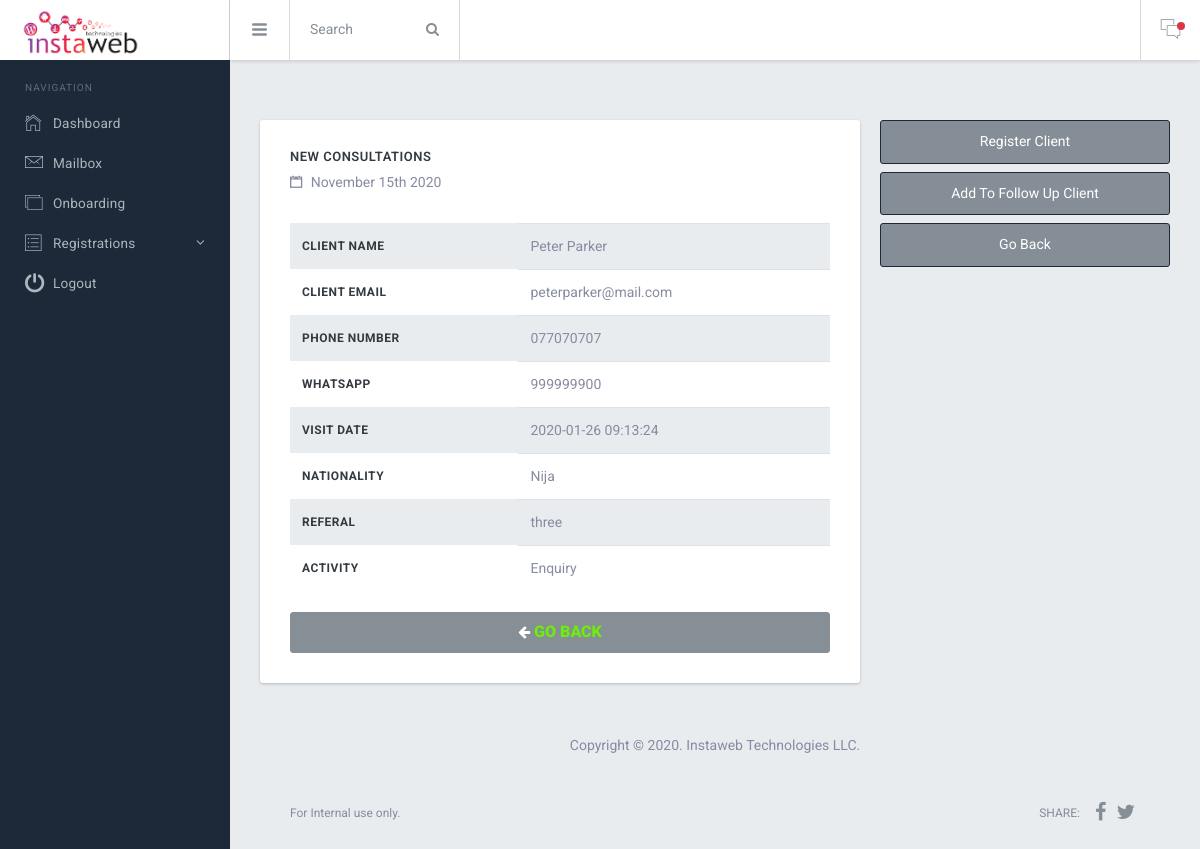
Page /dashboard/app/view-full-details.php?id=3 (signed in) on the committed database.
### tables this page shows
CREATE TABLE `cus_details` (
  `ID` bigint(20) NOT NULL,
  `FirstName` varchar(80) NOT NULL,
  `Surname` varchar(80) NOT NULL,
  `Email` varchar(80) NOT NULL,
  `MobileNumber` varchar(15) NOT NULL,
  `WhatsApp` varchar(15) NOT NULL,
  `Nationality` varchar(50) NOT NULL,
  `VisaReq` varchar(10) NOT NULL,
  `VisaChangeReq` varchar(10) NOT NULL,
  `GlobalVisa` varchar(100) NOT NULL,
  `Notes` longtext NOT NULL,
  `AgentName` varchar(100) NOT NULL,
  `Time` timestamp NOT NULL DEFAULT CURRENT_TIMESTAMP ON UPDATE CURRENT_TIMESTAMP
);

### dashboard/app/view-full-details.php (the view, shortened to what this page needs)
<?php
  include('../DB/connection.php');
?>
<!DOCTYPE html>
<html lang="en">
  <head>
    <link href="../lib/font-awesome/css/font-awesome.css" rel="stylesheet">
    <link href="../lib/Ionicons/css/ionicons.css" rel="stylesheet">
    <link href="../lib/perfect-scrollbar/css/perfect-scrollbar.css" rel="stylesheet">
    <link href="../lib/jquery-switchbutton/jquery.switchButton.css" rel="stylesheet">
    <link rel="stylesheet" href="../css/bracket.css">
  </head>
  <body>
    <div class="br-logo"><a href="">
      <img src="../img/logo.png"
      style="  width: 120px;height: 78px;">
    </div>
    <div class="br-sideleft overflow-y-auto">
      <label class="sidebar-label pd-x-15 mg-t-20">Navigation</label>
      <div class="br-sideleft-menu">
        <a href="index.php" class="br-menu-link">
          <div class="br-menu-item">
            <i class="menu-item-icon icon ion-ios-home-outline tx-22"></i>
            <span class="menu-item-label">Dashboard</span>
          </div>
        </a>
        <a href="mailbox.html" class="br-menu-link">
          <div class="br-menu-item">
            <i class="menu-item-icon icon ion-ios-email-outline tx-24"></i>
            <span class="menu-item-label">Mailbox</span>
          </div>
        </a>
        <a href="card-dashboard.html" class="br-menu-link">
          <div class="br-menu-item">
            <i class="menu-item-icon icon ion-ios-photos-outline tx-20"></i>
            <span class="menu-item-label">Onboarding </span>
          </div>
        </a>
        <a href="#" class="br-menu-link">
          <div class="br-menu-item">
            <i class="menu-item-icon icon ion-ios-list-outline tx-22"></i>
            <span class="menu-item-label">Registrations </span>
            <i class="menu-item-arrow fa fa-angle-down"></i>
          </div>
        </a>
        <a href="layouts.html" class="br-menu-link">
          <div class="br-menu-item">
            <i class="menu-item-icon icon ion-power tx-22"></i>
            <span class="menu-item-label">Logout</span>
          </div>
        </a>
      </div>
      <br>
    </div>
    <div class="br-header">
      <div class="br-header-left">
        <div class="navicon-left hidden-md-down"><a id="btnLeftMenu" href=""><i class="icon ion-navicon-round"></i></a></div>
        <div class="input-group hidden-xs-down wd-170 transition">
          <input id="searchbox" type="text" class="form-control" placeholder="Search">
          <span class="input-group-btn">
            <button class="btn btn-secondary" type="button"><i class="fa fa-search"></i></button>
          </span>
        </div>
      </div>
      <div class="br-header-right">
        <div class="navicon-right">
          <a id="btnRightMenu" href="" class="pos-relative">
            <i class="icon ion-ios-chatboxes-outline"></i>
            <span class="square-8 bg-danger pos-absolute t-10 r--5 rounded-circle"></span>
          </a>
        </div>
      </div>
    </div>
<div class="br-mainpanel">
        <div class="br-pageheader pd-y-15 pd-l-20"        style="background-color:#e9ecef">
        </div>
    <div class="br-pagebody">
        <div class="row row-sm mg-t-20">
            <div class="col-8">
                <div class="card bd-0 shadow-base pd-30     mg-t-20" style="margin-top: 0%!Important">
                    <div class="d-flex align-items-center     justify-content-between mg-b-30">
                        <div>
                            <h6 class="tx-13 tx-uppercase tx-inverse tx-semibold tx-spacing-1">New Consultations</h6>
                            <p class="mg-b-0"><i class="icon ion-calendar mg-r-5"></i> November 15th 2020</p>
                        </div>
                    </div>
                     <table class="table table-valign-middle mg-b-0">
						<?php
						$qry = "SELECT * from cus_details WHERE ID=".$_GET['id']."";
					  				$run = $con -> query($qry);
					  				if($run -> num_rows > 0){
					  				$row = $run -> fetch_assoc();
					  						$first_name = $row['FirstName'];
					  						$sur_name = $row['Surname'];
					  						$name = $first_name . ' ' . $sur_name;
					  						$email = $row['Email'];
					  						$phone = $row['MobileNumber'];
					  						$whatsapp = $row['WhatsApp'];
					  						$nationality = $row['Nationality'];
					  						$notes = $row['Notes'];
					  						$time = $row['Time'];
					  				}
						?>
					  		<thead>
					  			<tr class="table table-valign-middle mg-b-0">
					  				<th>CLient Name</th>
									<td><?php echo $name; ?></td>
								</tr>
								<tr>
					  				<th>Client Email</th>
									<td><?php echo $email; ?></td>
								</tr>
								<tr class="table table-valign-middle mg-b-0">
					  				<th>Phone Number</th>
									<td><?php echo $phone; ?></td>
                                </tr>
                                <tr>
									<th>WhatsApp</th>
									<td><?php echo $whatsapp; ?></td>
					  			</tr>
								<tr class="table table-valign-middle mg-b-0">
					  				<th>Visit Date </th>
									<td><?php echo $time; ?></td>
								</tr>
								<tr>
									<th>Nationality</th>
								<td><?php echo $nationality; ?></td>
								</tr>
								<tr class="table table-valign-middle mg-b-0">
									<th>Referal</th>
									<td><?php echo $notes; ?></td>
								</tr>
								<tr>
									<th>Activity</th>
									<td>Enquiry</td>
								</tr>
					  		</thead>
					  	</table>
					  	<br>
                         <button class="btn btn-secondary" type="button" style="
                          "><i class="fa fa-arrow-left"><a href="index.php" style="
                          font-size: 16px;
                            font-family: 'Roboto';
                            font-weight: 900;
                            color: #6dec0d;">  GO BACK </i></a></button>
                </div>
          </div>
          <div class="col-4">
            <button class="btn btn-primary pd-y-12 btn-block" style="color: #fff!important;
                    background-color: #858e96!important;
                    border-color: #1d2939!important;">Register Client
                </button>
                <button class="btn btn-primary pd-y-12 btn-block" style="color: #fff!important;
                    background-color: #858e96!important;
                    border-color: #1d2939!important;">Add To Follow Up Client
                </button>
                <button class="btn btn-primary pd-y-12 btn-block" style="color: #fff!important;
                    background-color: #858e96!important;
                    border-color: #1d2939!important;">Go Back
                </button>
          </div>
        </div>
      <br>
      <br>
        <p style="text-align:center; margin-top:10px;">Copyright &copy;
              2020. Instaweb Technologies LLC.
        </p>
      <footer class="br-footer">
        <div>
            <div>For Internal use only.</div>
        </div>
        <div class="footer-right d-flex align-items-center">
          <span class="tx-uppercase mg-r-10">Share:</span>
          <a target="_blank" class="pd-x-5" href="https://www.facebook.com/sharer/sharer.php?u=http%3A//themepixels.me/bracket/intro"><i class="fa fa-facebook tx-20"></i></a>
          <a target="_blank" class="pd-x-5" href="https://twitter.com/home?status=Bracket,%20your%20best%20choice%20for%20premium%20quality%20admin%20template%20from%20Bootstrap.%20Get%20it%20now%20at%20http%3A//themepixels.me/bracket/intro"><i class="fa fa-twitter tx-20"></i></a>
        </div>
      </footer>
</div>
  </body>
</html>

### rows in the picture
cus_details: name "Peter Parker", Email "peterparker@mail.com", MobileNumber "077070707", WhatsApp "999999900", Time "2020-01-26 09:13:24", Nationality "Nija", Notes "three"
